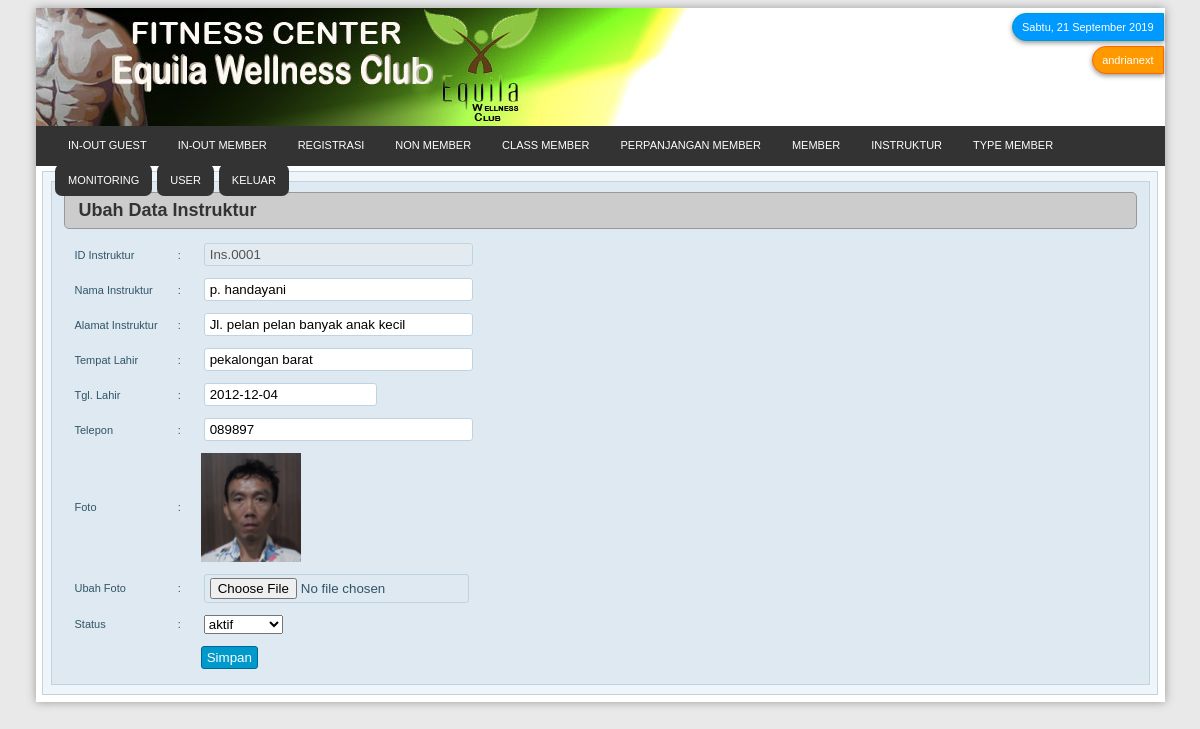
The app's page /admin/index.php?halaman=form_ubah_data&kode=update_ins&id=Ins.0001 (signed in) with its own data.
### tables this page shows
CREATE TABLE `instruktur` (
  `id_instruktur` varchar(20) NOT NULL,
  `nama_instruktur` varchar(50) NOT NULL,
  `alamat_instruktur` varchar(50) NOT NULL,
  `tempat_lahir` varchar(50) NOT NULL,
  `tanggal_lahir` date NOT NULL,
  `jenis_kelamin` varchar(20) NOT NULL,
  `no_telepon` varchar(20) NOT NULL,
  `status_instruktur` varchar(50) NOT NULL,
  `gambar` varchar(50) NOT NULL,
  PRIMARY KEY  (`id_instruktur`)
);

### admin/form_ubah_data.php (the view, shortened to what this page needs)
<link rel="stylesheet" href="JQuery-UI-1.8.17.custom/development-bundle/demos/demos.css">
<link rel="stylesheet" href="JQuery-UI-1.8.17.custom/development-bundle/themes/ui-lightness/jquery.ui.all.css">
<link rel="stylesheet" href="JQuery-UI-1.8.17.custom/validationEngine/css/validationEngine.jquery.css" type="text/css"/>
<link rel="stylesheet" href="JQuery-UI-1.8.17.custom/validationEngine/css/template.css" type="text/css"/>
<?php
	echo "
	<form id=formUbahData name=formUbahData method=post action=proses.php enctype='multipart/form-data'>
	<input type=hidden name=proses id=proses value=$_GET[kode] />";
	if($_GET['kode']=="update_ins"){
		$pesan="SELECT * FROM instruktur WHERE id_instruktur ='$_GET[id]'";
		$query=mysql_query($pesan);
		$data=mysql_fetch_array($query);
	echo "	<div id=judulHalaman><strong>Ubah Data Instruktur</strong></div>
        <table border=0 cellspacing=2 cellpadding=0>
          <tr>
            <td>ID Instruktur</td><input name=id_inst type=hidden id=input size=30 maxlength=70  value='".$data[id_instruktur]."' />
            <td>:</td>
            <td><input name=id_ins type=text id=input size=30 maxlength=70 disabled  value='".$data[id_instruktur]."' /></td>
          </tr>
	<tr>
            <td>Nama Instruktur</td>
            <td>:</td>
            <td><label>
              <input name=nama_ins type=text id=input size=30 maxlength=70 value='".$data[nama_instruktur]."' />
            </label></td>
          </tr>
         <tr>
            <td>Alamat Instruktur</td>
            <td>:</td>
            <td><label>
             <input name=alamat type=text id=input size=30 maxlength=90 value='".$data[alamat_instruktur]."' />
            </label></td>
          </tr>
	<tr>
            <td>Tempat Lahir</td>
            <td>:</td>
            <td><label>
              <input name=tmplahir type=text id=input size=30 maxlength=90 value='".$data[tempat_lahir]."' />
            </label></td>
          </tr>
	<tr>
            <td>Tgl. Lahir</td>
           <td>:</td>
            <td><label>
             <input name=tgl_lahir type=text id=datepicker size=18 maxlength=90 value='".$data[tanggal_lahir]."' />
           </label></td>
          </tr>
	<tr>
            <td>Telepon</td>
            <td>:</td>
            <td><label>
              <input name=tlpn type=text id=input size=30 maxlength=90 value='".$data[no_telepon]."' />
            </label></td>
          </tr>
	<tr>
            <td>Foto</td>
            <td>:</td>
            <td><label>
              <img src='image_ins/$data[gambar]'width='100' class='gambar' >
            </label></td>
          </tr>
	<tr>
            <td>Ubah Foto</td>
            <td>:</td>
            <td><label>
              <input name='gambar' type=file id=input size=20 maxlength=90  />
            </label></td>
          </tr>
	<tr>
            <td>Status</td>
            <td>:</td>
            <td><label>
              &nbsp;<select name=status id=input/>
		<option>aktif</option>
            </label></td>
          </tr>
          <tr>
            <td>&nbsp;</td>
            <td>&nbsp;</td>
            <td><label>
              <input type=submit name=simpan id=tombol value=Simpan />
            </label></td>
          </tr>
        </table>";
	}
	echo "</form>";
?>

### admin/style/style_index.css (style rules this page uses)
body { color:#333; background-color:#e9e9e9; font-size:12px; font-family:Verdana, Geneva, sans-serif; }

### admin/index.php (style rules this page uses)
#judulHalaman { color:#333; font-size:18px; background-color:#CCC; border:1px solid #999; padding:7px 14px; margin:7px 9px; border-radius:5px; }
#input { padding:3px 5px; margin:0px 3px; border:1px solid #c0d3e2; border-radius:3px; }
#tombol { color:#FFF; padding:3px 5px; background-color:#09C; border:1px solid #069; border-radius:3px; }
table { margin:5px 9px; }
td { padding:5px 9px; border:1px solid #c0d3e2; }

### admin/form_ubah_data.php (style rules this page uses)
td { padding:5px 9px; border:none; }
#datepicker { padding:3px 5px; margin:0px 3px; border:1px solid #c0d3e2; border-radius:3px; }
body { color:#315567; background-color:#e9e9e9; font-size:11px; font-family:Verdana, Geneva, sans-serif; }

### records on screen
instruktur: id_ins "Ins.0001", nama_ins "p. handayani", alamat "Jl. pelan pelan banyak anak kecil", tmplahir "pekalongan barat", tgl_lahir "2012-12-04", tlpn "089897", gambar (picture)

### other values on screen
tanggal() "Sabtu, 21 September 2019"
$_SESSION['nama'] "andrianext"
